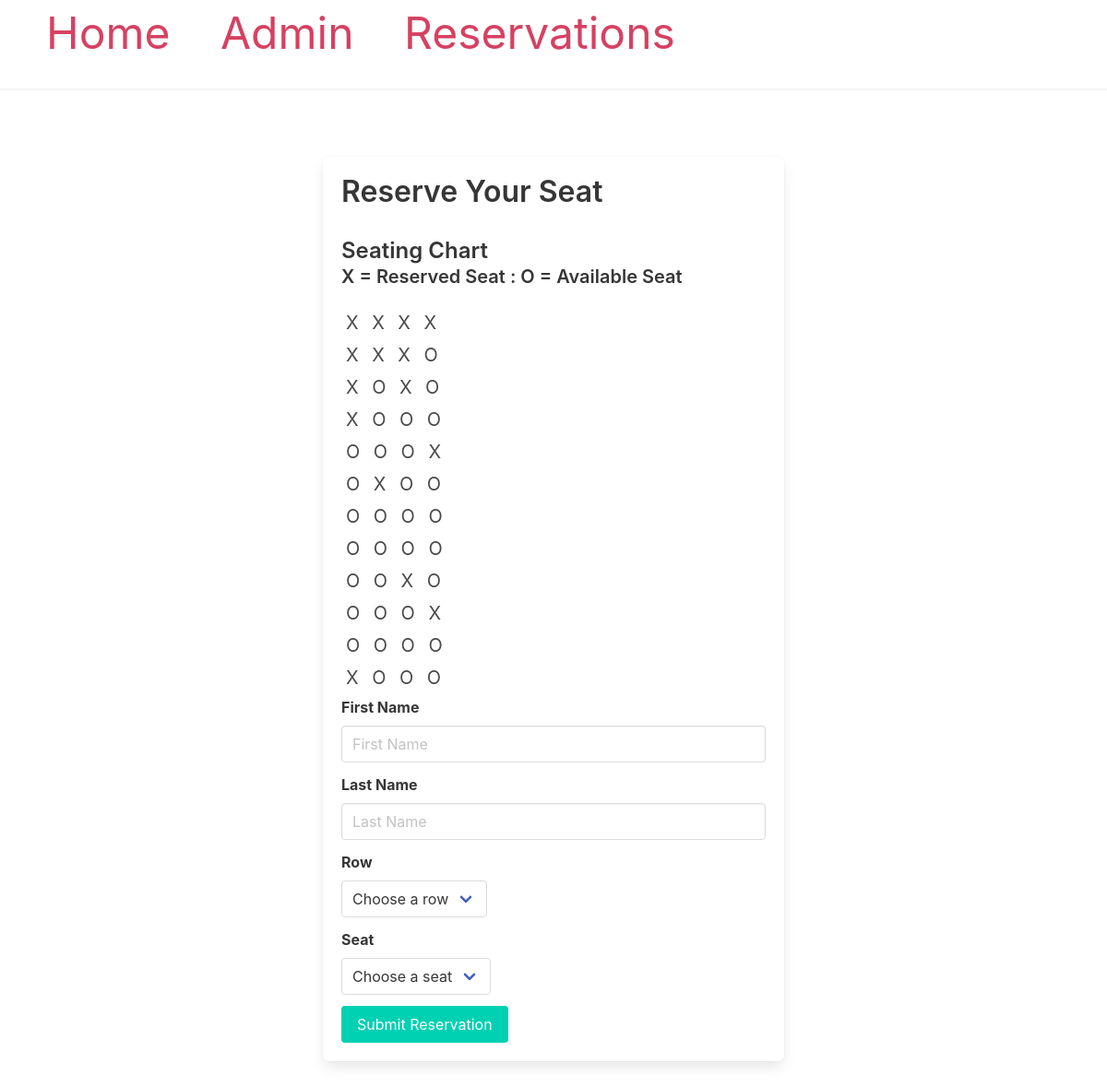
/reserve, run on the app's committed database.
### models.py (models this page shows, shortened)
class Reservation(db.Model):
    __tablename__ = 'reservations'
    id = db.Column(db.Integer, primary_key=True)
    passengerName = db.Column(db.String(100), nullable=False)
    seatRow = db.Column(db.Integer, nullable=False)
    seatColumn = db.Column(db.Integer, nullable=False)
    eTicketNumber = db.Column(db.String(20), unique=True, nullable=False)
    created = db.Column(db.DateTime, server_default=db.func.now())

### main/routes.py (the view, shortened to what this page needs)
@main_bp.route('/reserve', methods=['GET', 'POST'])
def reserve():
    seating_chart = [[None for _ in range(4)] for _ in range(12)]
    reservations = Reservation.query.all()
    for res in reservations:
        seating_chart[res.seatRow][res.seatColumn] = res.passengerName
    return render_template('reserve.html', seating_chart=seating_chart)

### app.py (called while the page is built)
def create_app():
    app = Flask(__name__, template_folder='templates')
    app.config['SECRET_KEY'] = 'your‐secret‐key‐here'
    basedir = os.path.abspath(os.path.dirname(__file__))
    db_path = os.path.join(basedir, 'final_project_files', 'reservations.db')
    app.config['SQLALCHEMY_DATABASE_URI'] = f"sqlite:///{db_path}"
    app.config['SQLALCHEMY_TRACK_MODIFICATIONS'] = False
    db.init_app(app)
    with app.app_context():
        db.create_all()
    app.register_blueprint(main_bp)
    app.register_blueprint(admin_bp, url_prefix='/admin')
    @app.before_request
    def auto_logout_outside_admin():
        if session.get('admin_logged_in'):
            if not request.path.startswith('/admin'):
                session.clear()
    return app

### main/templates/reserve.html (shortened to what this page needs)
{% extends 'base.html' %}
{% block content %}
<section class="section">
  <div class="container" style="max-width: 500px; margin: auto;">
    <div class="box">
      <h1 class="title">Reserve Your Seat</h1>
      <h3 class="title">Seating Chart</h3>
      <h4 class="subtitle">X = Reserved Seat : O = Available Seat</h2>
        <div style="text-align: left;">
          {% for row in seating_chart %}
            <div style="margin-bottom: 5px;">
              {% for seat in row %}
                {% if seat %}
                  <span style="margin: 5px; font-size: 20px;">X</span>
                {% else %}
                  <span style="margin: 5px; font-size: 20px;">O</span>
                {% endif %}
              {% endfor %}
            </div>
          {% endfor %}
        </div>
      <form method="post" action="{{ url_for('main.reserve') }}">
        <div class="field">
          <label class="label" for="first_name">First Name</label>
          <div class="control">
            <input class="input" type="text" id="first_name" name="first_name" placeholder="First Name">
          </div>
        </div>
        <div class="field">
          <label class="label" for="last_name">Last Name</label>
          <div class="control">
            <input class="input" type="text" id="last_name" name="last_name" placeholder="Last Name">
          </div>
        </div>
        <div class="field">
          <label class="label" for="row">Row</label>
          <div class="control">
            <div class="select">
              <select id="row" name="row" required>
                <option disabled selected value="">Choose a row</option>
              </select>
            </div>
          </div>
        </div>
        <div class="field">
          <label class="label" for="seat">Seat</label>
          <div class="control">
            <div class="select">
              <select id="seat" name="seat" required>
                <option disabled selected value="">Choose a seat</option>
              </select>
            </div>
          </div>
        </div>
        <div class="field">
          <div class="control">
            <button class="button is-primary" type="submit">Submit Reservation</button>
          </div>
        </div>
      </form>
    </div>
  </div>
</section>
{% endblock %}

### templates/base.html (shortened to what this page needs)
<!DOCTYPE html>
<html lang="en">
<head>
    <link
      rel="stylesheet"
      href="https://cdnjs.cloudflare.com/ajax/libs/bulma/0.7.2/css/bulma.min.css"
    />
</head>
<body>
    <nav>
        <a href="{{ url_for('main.index') }}">Home</a>
        <a href="{{ url_for('admin.login')}}">Admin</a>
        <a href="{{ url_for('main.reserve')}}">Reservations</a>
    </nav>
    <hr>
    <div class="content">
        {% block content %}{% endblock %}
    </div>
</body>
</html>

### templates/base.html (style rules this page uses)
nav a { color: #d64161; font-size: 3em; margin-left: 50px; text-decoration: none; }

### data on the page
Reservation: passengerName "X"
Reservation: passengerName "X"
Reservation: passengerName "X"
Reservation: passengerName "X"
Reservation: passengerName "X"
Reservation: passengerName "X"
Reservation: passengerName "X"
Reservation: passengerName "X"
Reservation: passengerName "X"
Reservation: passengerName "X"
Reservation: passengerName "X"
Reservation: passengerName "X"
Reservation: passengerName "X"
Reservation: passengerName "X"
Reservation: passengerName "X"
